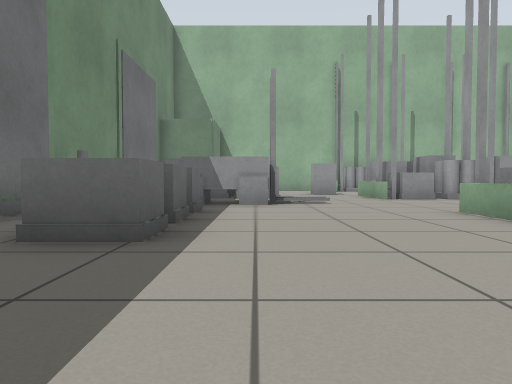
view 1 (above)

24 first-person views from a walk through a robot-simulator world made for Gazebo. The camera is 0.5 m above the floor, tilts 2° down and sees 70° across. The floor is counted in squares, 1 m on a side. Each view is taken from the middle of a square. On the plan, view 1 faces up. The plan holds only what a view shows up to about 9 squares ahead; the rest is blank.

view 2
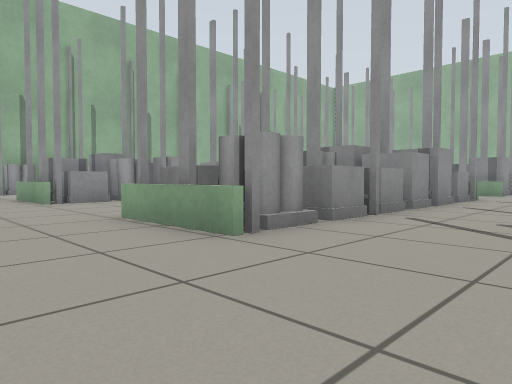

view 3
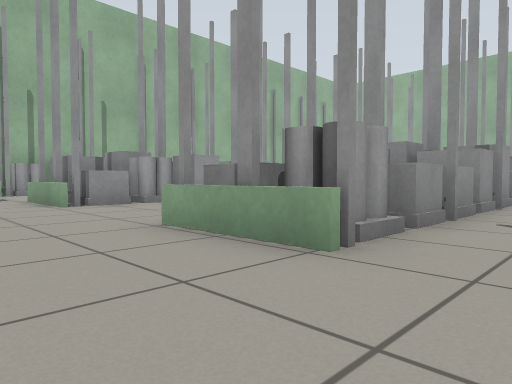

view 4
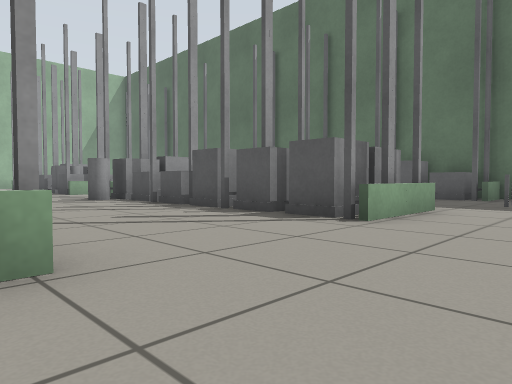

view 5
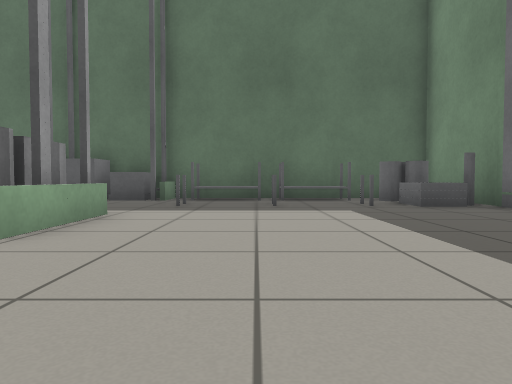

view 6
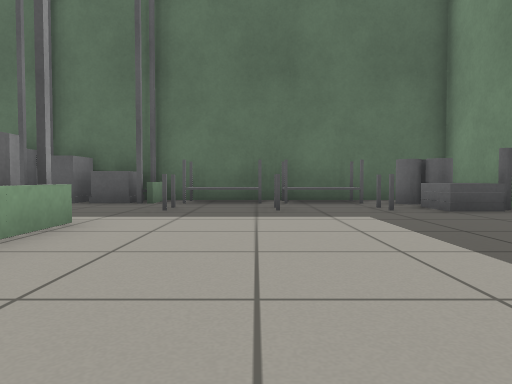

view 7
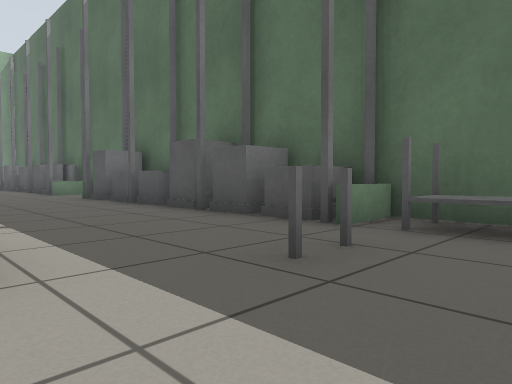

view 8
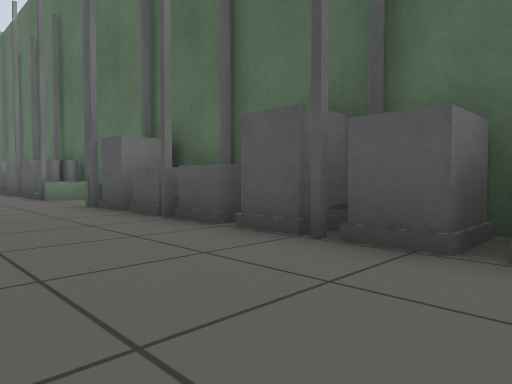

view 9
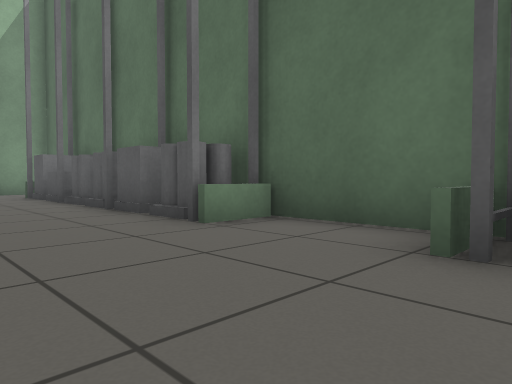

view 10
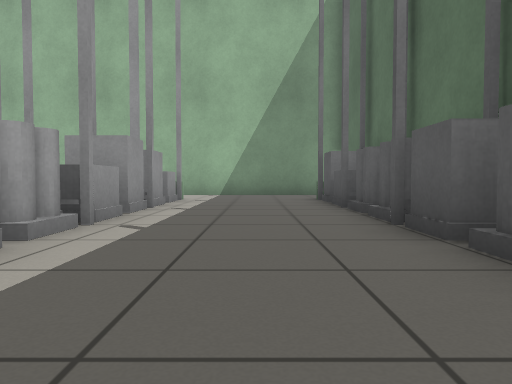

view 11
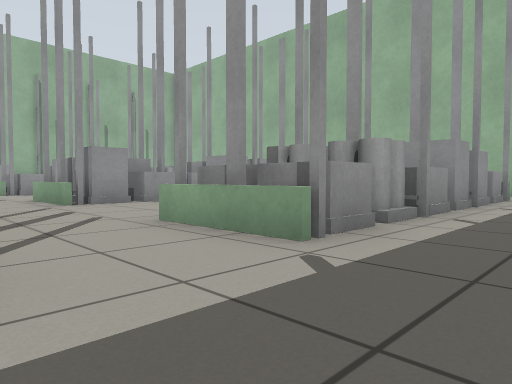

view 12
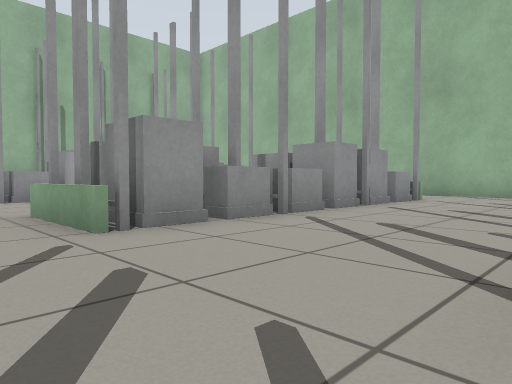

view 13
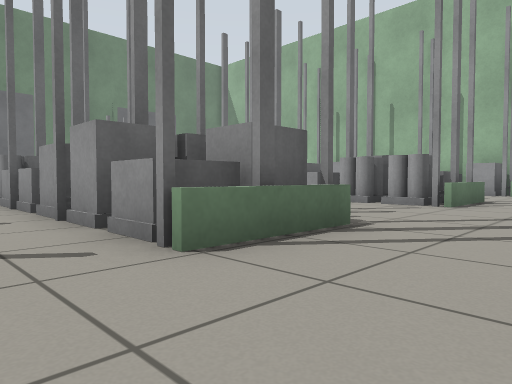

view 14
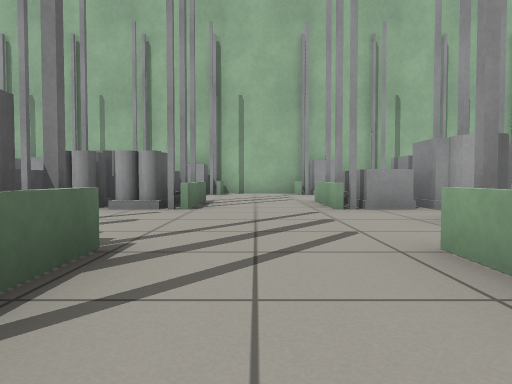

view 15
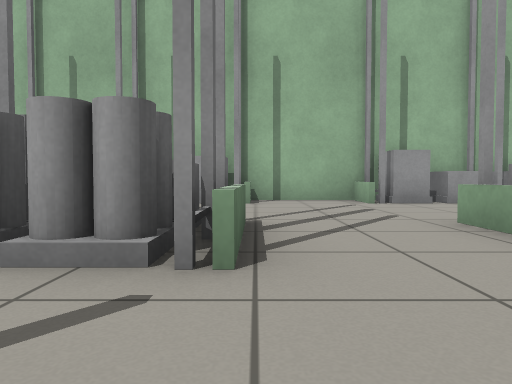

view 16
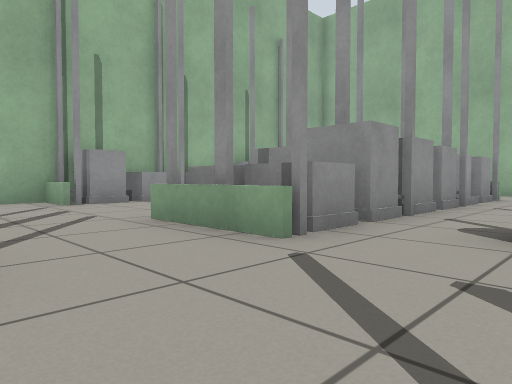

view 17
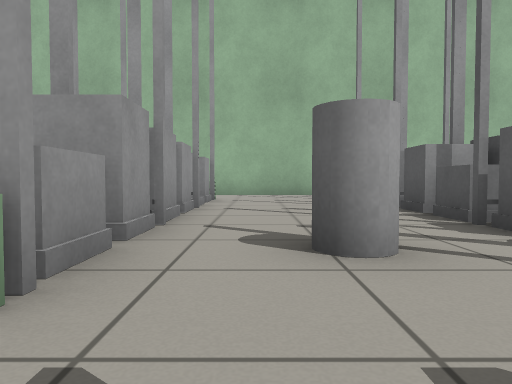

view 18
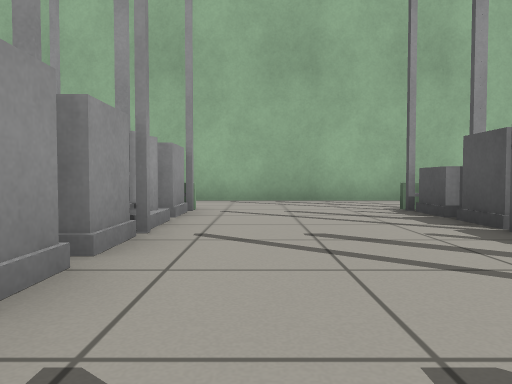

view 19
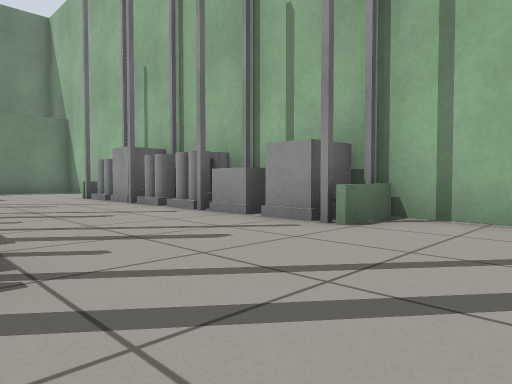

view 20
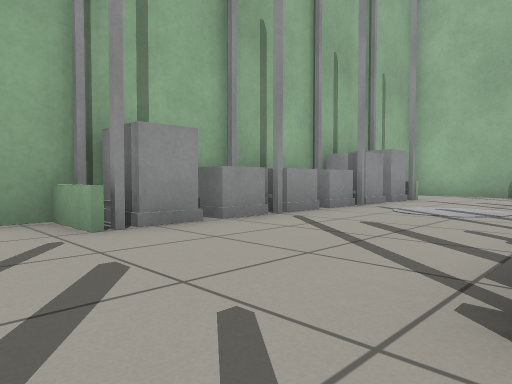

view 21
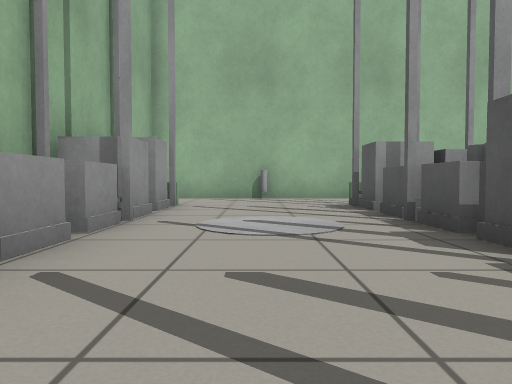

view 22
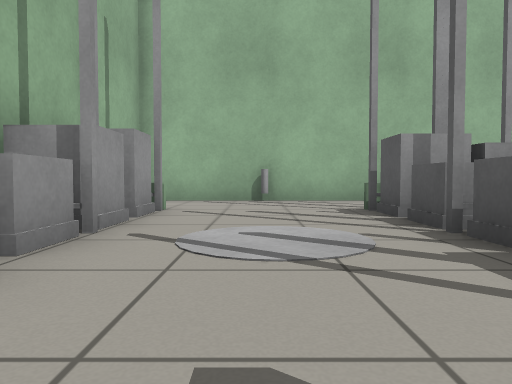

view 23
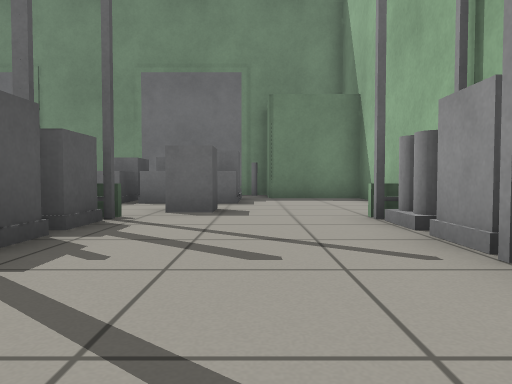

view 24
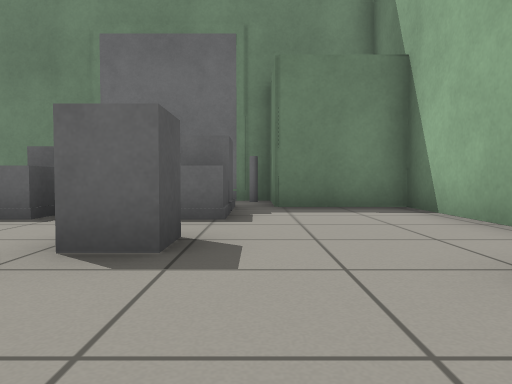

### Floor plan
Points are (right, up) in squares from view 1. A wall is a line through its corners. A room is listed if a view was taken in it or the views show most of it. See-through windows are left out.
Room 1 (views 1, 2, 3, 4, 5, 6, 7, 8, 9, 10, 11, 12, 13, 14, 15, 16, 17, 18, 19, 20, 21, 22, 23, 24)
walls: (11.4, -6.7) (20.4, -6.7); (10.5, 15.7) (3.5, 15.7); (3.5, -6.7) (10.5, -6.7); (23.5, 2) (23.5, 15.7) (21.4, 15.7); (2.6, 15.7) (-1.5, 15.7) (-1.5, 13.4) (-2.4, 13.4); (-3.5, 9.1) (-3.5, 6.2); (-3.5, -3.5) (-3.5, -6.7) (2.5, -6.7); (20.5, 15.7) (11.5, 15.7); (-3.5, 13.4) (-3.5, 12.5)
low walls: (13.3, -6.6) (13.3, -6.1); (13.3, 15.1) (13.3, 15.6)
objects: other object (-3, -6); barrel (-3, -5); grey pole (-3, -4); door leaf (-3, -1); door leaf (-3, 5); other object (-3, 6); door leaf (-3, 12); grey pole (-3, 13); barrel (-2, -6) to (-2, -5); grey box (-2, -4); grey box (-2, 3) to (-1, 4); grey box (-2, 5) to (-1, 5); grey box (-2, 6) to (-1, 6); other object (-2, 7) to (-2, 8); other object (-1, -6); other object (-1, -4); other object (-1, 7); other object (-1, 8); grey box (-1, 10); other object (-1, 11); grey box (-1, 12); other object (0, -6); grey box (0, 6); grey post (0, 7); other object (0, 8); other object (0, 9); grey box (0, 10); grey box (0, 11); grey box (0, 12); other object (1, -4); bench (2, -6); grey post (2, -4); grey post (2, -1); grey post (2, 5); grey box (2, 12); grey post (3, -7); grey post (3, -6); grey post (3, -3); grey post (3, -1); grey post (3, 0); grey post (3, 3); grey post (3, 4); grey post (3, 6); grey post (3, 9); grey post (3, 10); grey post (3, 11); grey post (3, 14); other object (3, 15); grey post (3, 16); grey box (4, -6); grey box (4, -2) to (4, -1); grey box (4, 0); grey cylinder (4, 4); grey box (4, 5); grey box (4, 9) to (4, 10); grey box (4, 11); grey cylinder (4, 15); grey box (5, -6); grey box (5, 0); grey box (5, 4); grey cylinder (5, 9); grey cylinder (5, 10); grey box (5, 11); grey box (5, 15); grey post (6, -7); grey post (6, -6); grey post (6, -2); grey post (6, -1); grey post (6, 0); grey post (6, 3); other object (6, 4); other object (6, 5); grey post (6, 6); grey post (6, 9); grey post (6, 10); grey post (6, 14); grey cylinder (6, 15); grey post (6, 16); grey box (7, -6); grey box (7, 0); grey box (7, 4); grey cylinder (7, 5); grey box (7, 9) to (7, 10); other object (7, 11); grey cylinder (7, 15); grey post (8, -7); grey post (8, -6); grey post (8, -1); grey post (8, 0); grey post (8, 3); other object (8, 4); grey post (8, 5); grey post (8, 6); grey post (8, 9); grey post (8, 10); grey post (8, 11); grey post (8, 14); grey cylinder (8, 15); grey post (8, 16); grey box (9, -6); grey box (9, 0); grey box (9, 4); grey box (9, 5); grey cylinder (9, 9); grey cylinder (9, 10); grey box (9, 11); grey box (9, 15); grey box (10, -6); grey cylinder (10, 0); grey box (10, 4); grey box (10, 5); grey cylinder (10, 9); grey cylinder (10, 10); grey box (10, 11); grey box (10, 15); grey post (11, -7); grey post (11, -6); grey post (11, 3); grey post (11, 4); grey post (11, 6); grey post (11, 9); grey post (11, 10); grey post (11, 11); grey post (11, 14); other object (11, 15); grey post (11, 16); grey post (12, 5); grey cylinder (13, -6); grey post (13, 5); grey post (14, -7); grey cylinder (14, -6); grey post (14, -3); grey post (14, -1); grey post (14, 0); grey post (14, 3); grey post (14, 4); grey cylinder (14, 5); grey post (14, 6); grey post (14, 9); grey post (14, 10); grey post (14, 11); grey post (14, 14); other object (14, 15); grey post (14, 16); grey cylinder (15, -2); grey cylinder (15, -1); grey cylinder (15, 0); grey box (15, 4); grey cylinder (15, 7); grey box (15, 9) to (15, 10); grey box (15, 11); grey box (15, 15); grey post (16, -7); grey post (16, -6); grey post (16, -2); grey post (16, -1); grey post (16, 0); grey post (16, 3); other object (16, 4); grey post (16, 5); grey post (16, 6); grey post (16, 9); grey post (16, 10); grey post (16, 11); grey post (16, 14); other object (16, 15); grey post (16, 16); grey box (17, -2) to (17, -1); grey box (17, 4); grey box (17, 5); grey box (17, 9) to (17, 10); grey box (17, 11); grey box (17, 15); grey post (18, -7); grey post (18, -3); grey post (18, -1); grey post (18, 0); grey post (18, 3); other object (18, 4); grey post (18, 5); grey post (18, 6); grey post (18, 9); grey post (18, 10); grey post (18, 11); grey post (18, 14); other object (18, 15); grey post (18, 16); grey box (19, -6); grey box (19, -2) to (19, -1); grey box (19, 4); grey box (19, 5); grey cylinder (19, 9); grey cylinder (19, 10); grey box (19, 11); grey box (19, 15); grey box (20, -6); grey box (20, -2) to (20, -1); grey box (20, 4); grey box (20, 5); grey box (20, 9) to (20, 10); grey box (20, 11); grey box (20, 15); grey post (21, -7); grey post (21, -6); grey post (21, -3); grey post (21, -1); grey post (21, 3); grey post (21, 4); other object (21, 5); grey post (21, 6); grey post (21, 9); grey post (21, 10); grey post (21, 11); grey post (21, 14); grey post (21, 16); grey post (22, -1); grey post (22, 5); grey cylinder (23, 13)

Where each view was taken, in squares from view 1:
view 1: 0 up, 0 right, facing up
view 2: 1 up, 1 right, facing up-right
view 3: 2 up, 1 right, facing up-right
view 4: 4 up, 1 right, facing down-right
view 5: 3 up, 1 right, facing down
view 6: 2 up, 1 right, facing down
view 7: 2 down, 1 right, facing down-right
view 8: 3 down, 4 right, facing down-right
view 9: 3 down, 10 right, facing down-right
view 10: 4 down, 12 right, facing right
view 11: 4 down, 11 right, facing up-right
view 12: 0 up, 12 right, facing up-right
view 13: 2 up, 13 right, facing up-left
view 14: 3 up, 12 right, facing up
view 15: 7 up, 11 right, facing up
view 16: 7 up, 11 right, facing up-right
view 17: 8 up, 12 right, facing right
view 18: 8 up, 15 right, facing right
view 19: 11 up, 13 right, facing up-left
view 20: 11 up, 12 right, facing up-right
view 21: 13 up, 14 right, facing right
view 22: 13 up, 15 right, facing right
view 23: 13 up, 8 right, facing left
view 24: 13 up, 5 right, facing left
